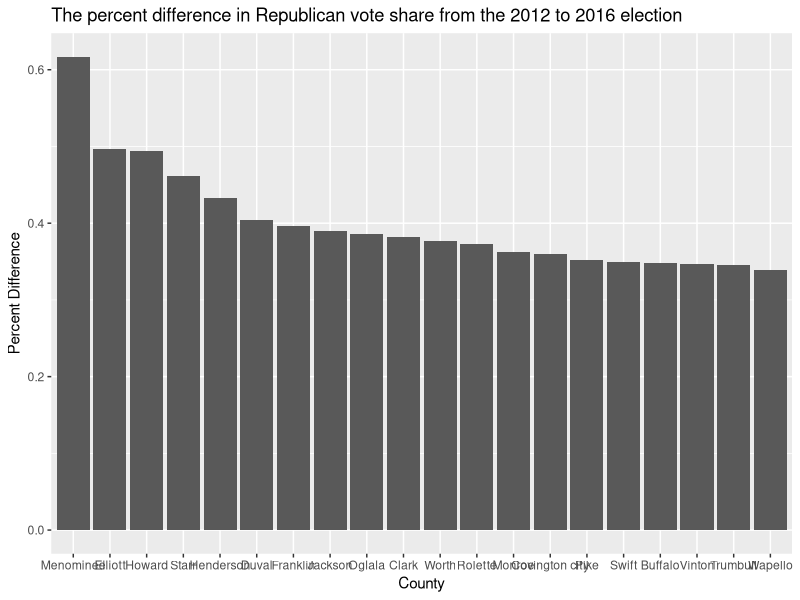

This chart was generated by the following R code:
## ---- chunk 1
library(tidyverse)
# Don't forget to specify the exact file directory where your data is saved at!
elec <- read_csv("uselection.csv") 

elec <- elec |>
  mutate(gop_vs_12 = votes_gop_12/votes_total_12,
         gop_vs_16 = votes_gop_16/votes_total_16) |>
  mutate(gop_vs_diff = (gop_vs_16 - gop_vs_12)/gop_vs_12)

fig <- elec |>
  slice_max(gop_vs_diff, n = 20) |>
  ggplot(aes(x = fct_reorder(county, desc(gop_vs_diff)), y = gop_vs_diff)) +
  geom_bar(stat = "identity") +
  labs(title = "The percent difference in Republican vote share from the 2012 to 2016 election", 
       x = "County", y = "Percent Difference")

ggsave("barplot.png", fig, width = 10, height = 5)
